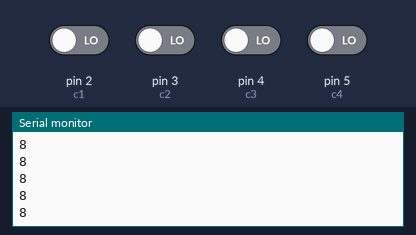
Recording of a sketch running on a simulated Arduino Uno, built with avr-gcc and run on an emulated ATmega328P. Parts: the last lines printed to the serial monitor. Inputs (shaded band) come from the test bench; at power-on: pin 2 (c1), pin 3 (c2), pin 4 (c3), pin 5 (c4) LOW.

Above: at 1.2 s.
1.3 s: pin 2 (c1) driven HIGH
At 2.1 s:
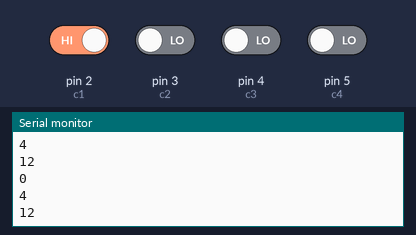
2.8 s: pin 3 (c2) driven HIGH
At 3.3 s:
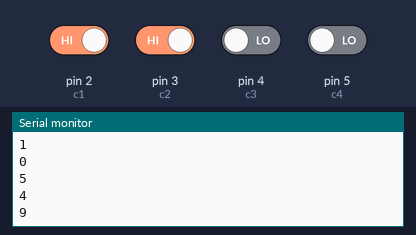
4.3 s: pin 4 (c3) driven HIGH
5.8 s: pin 5 (c4) driven HIGH
Timing chart, 0 to 8.3 s (numbered marks = the images above; inputs shaded):
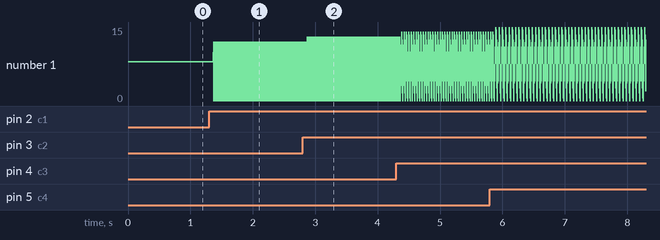

The sketch:

switch_matrix_ino.ino
```cpp
    int c1=2;
    int c2=3;
    int c3=4;
    int c4=5;
    int r1=9;
    int r2=8;
    int r3=7;
    int r4=6;
    int a1=0;
    int a2=0;
    int a3=0;
    int a4=0;
    int rowValue=0;

    void setup()
    {
      pinMode(c4,INPUT);
      pinMode(c1,INPUT);
      pinMode(c2,INPUT);
      pinMode(c3,INPUT);
      pinMode(r4,OUTPUT);
      pinMode(r1,OUTPUT);
      pinMode(r2,OUTPUT);
      pinMode(r3,OUTPUT);

      Serial.begin(9600);
    }

    void loop()
    {
      //if(Serial.available()>0) // if there is data to read
      for(int i=1;i<=4;i++)
      {
       if(i==1)
       {
       rowValue=1110;
       }
       if(i==2)
       {
       rowValue=1101;
       }
       if(i==3)
       {
       rowValue=1011;
       }
       if(i==4)
       {
       rowValue=0111;
       }//Serial.read(); // read data
        /*if(rowValue==1110)
        digitalWrite(r0,HIGH); // turn light on
        digitalWrite(r1,HIGH); // turn light on
        digitalWrite(r2,HIGH); // turn light on
        digitalWrite(r3,HIGH); // turn light on

        else if(matlabData==2)
        digitalWrite(ledPin,LOW); // turn light off*/

        switch (rowValue) {
      case 1110:
          digitalWrite(r1,HIGH); // turn light on
          a1=digitalRead(c1);
          a2=digitalRead(c2);
          a3=digitalRead(c3);
          a4=digitalRead(c4);
          digitalWrite(r2,LOW); // turn light on

          digitalWrite(r3,LOW); // turn light on

          digitalWrite(r4,LOW); // turn light on


          if(a4==1)
           {
             Serial.println("3");
           }
          if(a3==1)
           {
             Serial.println("2");
           }
           if(a2==1)
           {
             Serial.println("1");
           }
           if(a1==1)
           {
             Serial.println("0");
           }
        break;
        case 1101:
          digitalWrite(r1,LOW); // turn light on

          digitalWrite(r2,HIGH); // turn light on
          a1=digitalRead(c1);
          a2=digitalRead(c2);
          a3=digitalRead(c3);
          a4=digitalRead(c4);
          digitalWrite(r3,LOW); // turn light on

          digitalWrite(r4,LOW); // turn light on


          if(a4==1)
           {
             Serial.println("7");
           }
          if(a3==1)
           {
             Serial.println("6");
           }
           if(a2==1)
           {
             Serial.println("5");
           }
           if(a1==1)
           {
             Serial.println("4");
           }
        break;
         case 1011:
          digitalWrite(r1,LOW); // turn light on
          digitalWrite(r2,LOW); // turn light on
          digitalWrite(r3,HIGH); // turn light on
          a1=digitalRead(c1);
          a2=digitalRead(c2);
          a3=digitalRead(c3);
          a4=digitalRead(c4);
          digitalWrite(r4,LOW); // turn light on

           if(a4==1)
           {
             Serial.println("11");
           }
          if(a3==1)
           {
             Serial.println("10");
           }
           if(a2==1)
           {
             Serial.println("9");
           }
           if(a1==0)
           {
             Serial.println("8");
           }
        break;
         case 0111:
          digitalWrite(r1,LOW); // turn light on

          digitalWrite(r2,LOW); // turn light on

          digitalWrite(r3,LOW); // turn light on

          digitalWrite(r4,HIGH); // turn light off
          a1=digitalRead(c1);
          a2=digitalRead(c2);
          a3=digitalRead(c3);
          a4=digitalRead(c4);


            if(a4==1)
           {
             Serial.println("15");
           }
          if(a3==1)
           {
             Serial.println("14");
           }
           if(a2==1)
           {
             Serial.println("13");
           }
           if(a1==1)
           {
             Serial.println("12");
           }
        break;
         default:
           Serial.println("Key not pressed");


      }
  }

}
```

Measured:
- after the input at 1.3 s, the serial monitor: prints a new line after 0.07 s (image 1)
- after the input at 2.8 s, the serial monitor: prints a new line after 0.07 s (image 2)
- plotted number 1: 8 → 0 after the input at 1.3 s
